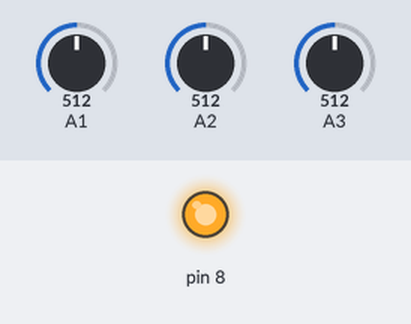
Simulated run of this sketch. Board: Arduino Uno, built with avr-gcc and run on an emulated ATmega328P. Parts: output pins drawn as LEDs (lit = HIGH). The test bench sets the inputs (shaded band); at power-on: A1 = 512, A2 = 512, A3 = 512. What the sketch prints to the serial monitor is not drawn.

Above: at 0.1 s.
Timing chart, 0 to 1.6 s (numbered marks = the images above):
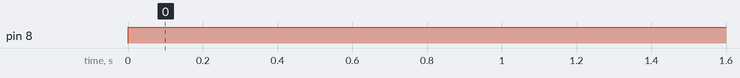

The sketch:

Prueba_luz.ino
```cpp
#define l 850
int l1,l2,l3;
void setup() {
Serial.begin(9600);
pinMode(8,OUTPUT);
//pinMode(9,OUTPUT);
//pinMode(8,OUTPUT);
//pinMode(7,OUTPUT);
//pinMode(6,OUTPUT);
//pinMode(5,OUTPUT);
//pinMode(4,OUTPUT);
//pinMode(3,OUTPUT);
//pinMode(2,OUTPUT);
}

void loop() {
  digitalWrite(8,HIGH);
  l1 = analogRead(1);
  l2 = analogRead(2);
  l3 = analogRead(3);
  Serial.print(l1);
  Serial.print("\t");
  Serial.print(l2);
  Serial.print("\t");
  Serial.print(l3);
  Serial.println("\t");
}
///Motores
//if(l1<l||l2<l||l3<l){
//  digitalWrite(9,HIGH);//c
//  digitalWrite(8,LOW);}
//  digitalWrite(7,LOW);
//  digitalWrite(6,HIGH);
//  digitalWrite(5,LOW);
//  digitalWrite(4,HIGH);
//  digitalWrite(2,LOW);
//  digitalWrite(3,HIGH);
//  }
//  else{
//  digitalWrite(9,LOW);
//  digitalWrite(8,HIGH);
//  digitalWrite(7,HIGH);
//  digitalWrite(6,LOW);
//  digitalWrite(5,HIGH);
//  digitalWrite(4,LOW);
//  digitalWrite(3,LOW);
//  digitalWrite(2,HIGH);
//  }
//}
//El Elim es gay GG
```

Measured:
- by itself, pin 8: LOW → HIGH at 0.00 s
